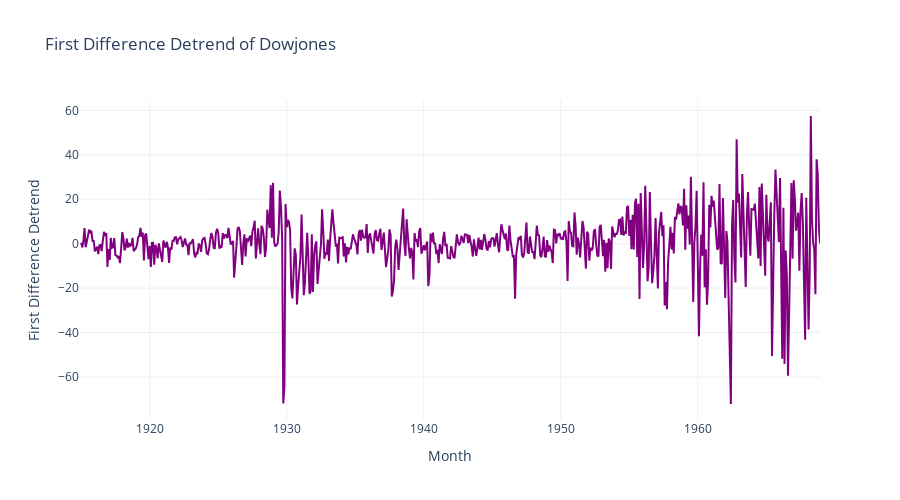

Notebook code for this chart:
### Code cell
# Create an interactive line plot with Plotly for 'Seasonal First Difference'
fig = go.Figure()

# Add a line trace for the seasonal first difference
fig.add_trace(
    go.Scatter(
        x=dowjones_df.index,
        y=dowjones_df["Price_detrend_diff"],
        mode="lines",
        name="First Difference Detrend",
        line=dict(color="purple"),
    )
)

# Customize the layout for better visualization
fig.update_layout(
    title="First Difference Detrend of Dowjones",
    xaxis_title="Month",
    yaxis_title="First Difference Detrend",
    template="plotly_white",
    width=900,
    height=500,  # Custom dimensions
    xaxis=dict(showgrid=True, zeroline=False),
    yaxis=dict(showgrid=True, zeroline=False),
    hovermode="x unified",  # Show hover info for all traces at the same time
)

### Figure 1 — Plotly figure (JSON) as saved in the notebook; plotly's stock layout.template omitted (floating-point values rounded to 4 significant figures; data arrays with more than 128 entries replaced by an {"elided": "..."} marker saying what was removed)
{"data": [{"line": {"color": "purple"}, "mode": "lines", "name": "First Difference Detrend", "type": "scatter", "x": {"elided": "649 str values"}, "y": {"elided": "649 float values"}}], "layout": {"height": 500, "hovermode": "x unified", "title": {"text": "First Difference Detrend of Dowjones"}, "width": 900, "xaxis": {"showgrid": true, "title": {"text": "Month"}, "zeroline": false}, "yaxis": {"showgrid": true, "title": {"text": "First Difference Detrend"}, "zeroline": false}}}
